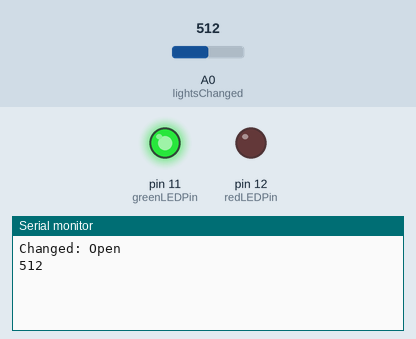
Bench run of a sketch on a simulated Arduino Uno, built with avr-gcc and run on an emulated ATmega328P. Parts: output pins drawn as LEDs (lit = HIGH), the last lines printed to the serial monitor. The inputs (shaded band) are chosen by the test bench; at power-on: A0 (lightsChanged) = 512.

Above: at 1.2 s.
1.3 s: A0 (lightsChanged) set to 544
At 3.3 s:
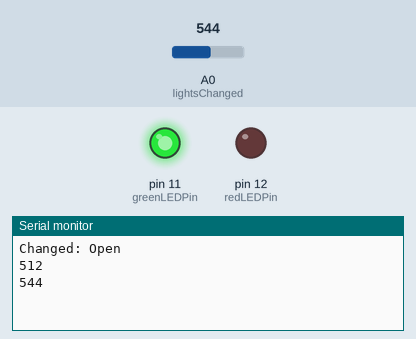
3.8 s: A0 (lightsChanged) set to 560
At 4.9 s:
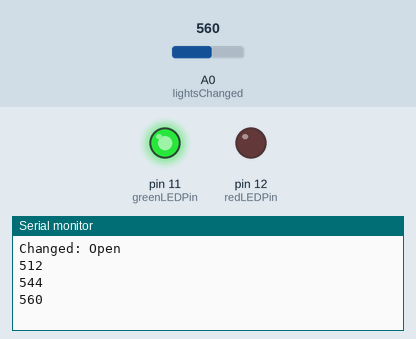
6.3 s: A0 (lightsChanged) set to 583
At 8.9 s:
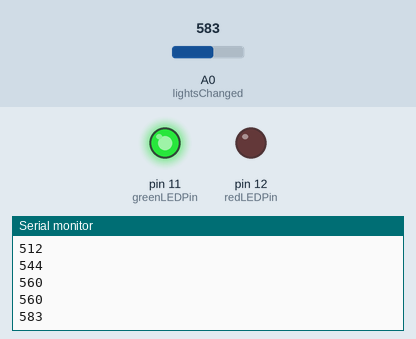
9.2 s: A0 (lightsChanged) set to 614
At 10.7 s:
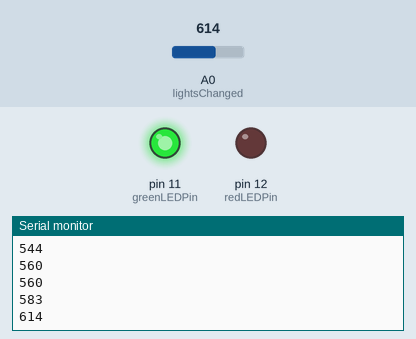
11.7 s: A0 (lightsChanged) set to 640
At 13.4 s:
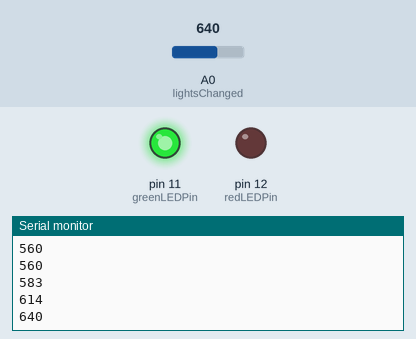
14.2 s: A0 (lightsChanged) set to 669
At 16.4 s:
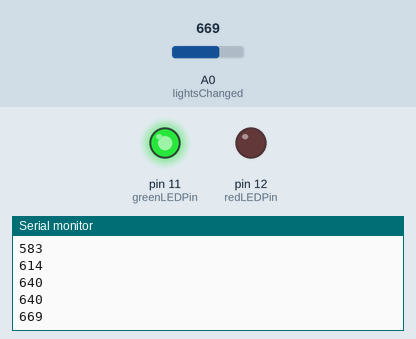
Timing chart, 0 to 17.7 s (numbered marks = the images above; inputs shaded):
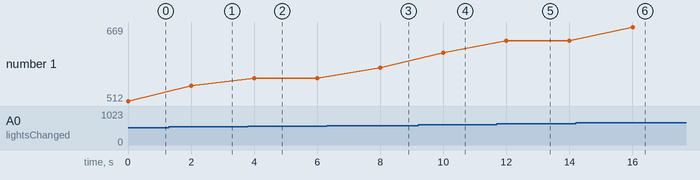

The sketch:

photoresistor_test.ino
```cpp
//var to hold sensor value
int lightSensorValue;
//var to hold last sensor value
int lightSensorLastValue = 0;
//var to hold varience level
int lightSensorVariance = 40;
//var to hold LED status
int ledStatus = 0;

//LED pin
const int greenLEDPin = 11;
const int redLEDPin   = 12;

void setup(){
  //Make the LED pins output.
  pinMode(greenLEDPin,OUTPUT);
  pinMode(redLEDPin,OUTPUT);
  Serial.begin(9600);
  lightSensorLastValue = analogRead(A0);
  roomOpen();
}

void loop(){

  int lights = lightsChanged();

  //lights go up?
  if (lights > 0){
    roomOccupied();
  //lights went down
  }else if (lights < 0){
    roomOpen();
  }
 //wait another second.
  delay(2000);
}

int lightsChanged(){
    int changed = 0;
  //read the input from A0 and store it in a variable
    lightSensorValue = analogRead(A0);
    Serial.print(lightSensorValue);
    Serial.print("\n");
    //has it changed since the last reading?
    if (abs(lightSensorLastValue - lightSensorValue)>= lightSensorVariance){
      if (lightSensorLastValue > lightSensorValue){
        changed--;
      }else{
        changed++;
      }
    }
    lightSensorLastValue = lightSensorValue;
    return changed;
}

void roomOpen(){
   Serial.print("Changed: Open\n");
   digitalWrite(greenLEDPin,HIGH);
  digitalWrite(redLEDPin,LOW);
}

void roomOccupied(){
   Serial.print("Changed: Occupied\n");
   digitalWrite(greenLEDPin,LOW);
  digitalWrite(redLEDPin,HIGH);
}
```

Measured:
- after the input at 1.3 s, the serial monitor: prints a new line after 0.70 s (image 1)
- after the input at 3.8 s, the serial monitor: prints a new line after 0.20 s (image 2)
- after the input at 6.3 s, the serial monitor: prints a new line after 1.7 s (image 3)
- after the input at 9.2 s, the serial monitor: prints a new line after 0.80 s (image 4)
- after the input at 11.7 s, the serial monitor: prints a new line after 0.30 s (image 5)
- after the input at 14.2 s, the serial monitor: prints a new line after 1.8 s (image 6)
- plotted number 1: 512 → 544 after the input at 1.3 s, 544 → 560 after the input at 3.8 s, 560 → 583 after the input at 6.3 s, 583 → 614 after the input at 9.2 s, 614 → 640 after the input at 11.7 s
